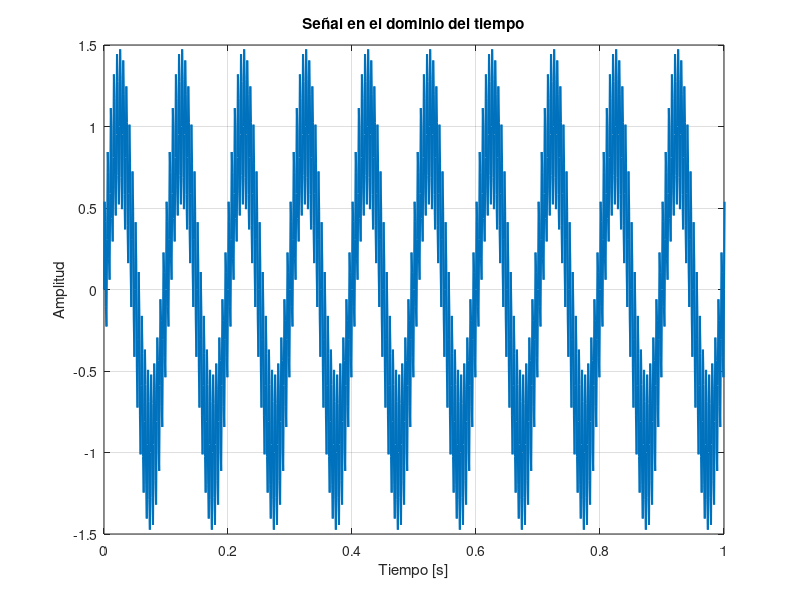

The MATLAB source for this figure: (Note: this script raises an error after producing the figure.)
%% Plantilla base para graficar señales en el dominio del tiempo y frecuencia

clc; clear; close all;

%% Parámetros
fs = 1000;            % Frecuencia de muestreo (Hz)
T = 1/fs;               % Periodo de muestreo
tmax = 1;
t = 0:T:tmax*(1024-1);            % Vector de tiempo (1 segundo)

%% Señal (ejemplo: combinación de senoidales)
f1 = 10;              % Frecuencia 1 (Hz)
f2 = 200;              % Frecuencia 2 (Hz)
x = sin(2*pi*f1*t) + 0.5*sin(2*pi*f2*t);  % Señal ejemplo

%% Dominio del tiempo
figure;
plot(t, x, 'LineWidth', 1.5);
xlabel('Tiempo [s]');
ylabel('Amplitud');
title('Señal en el dominio del tiempo');
grid on;
xlim([0, tmax]);  % Muestra solo los primeros 0.2 segundos (opcional)

%% Dominio de la frecuencia (espectro)

[f_signal, dft_mag_signal, dft_phase_signal] = my_dft(x, fs);

figure;
plot(f_signal, dft_mag_signal, 'LineWidth', 1.5);
xlabel('Frecuencia [Hz]');
ylabel('Magnitud');
title('Espectro de magnitud (FFT)');
grid on;
xlim([0, fs/2]);  % Limita al rango de Nyquist

%% (Opcional) Espectro en dB
figure;
plot(f_signal, 20*log10(dft_mag_signal+eps), 'LineWidth', 1.5);  % +eps para evitar log(0)
xlabel('Frecuencia [Hz]');
ylabel('Magnitud [dB]');
title('Espectro de magnitud en dB');
grid on;
xlim([0, fs/2]);

